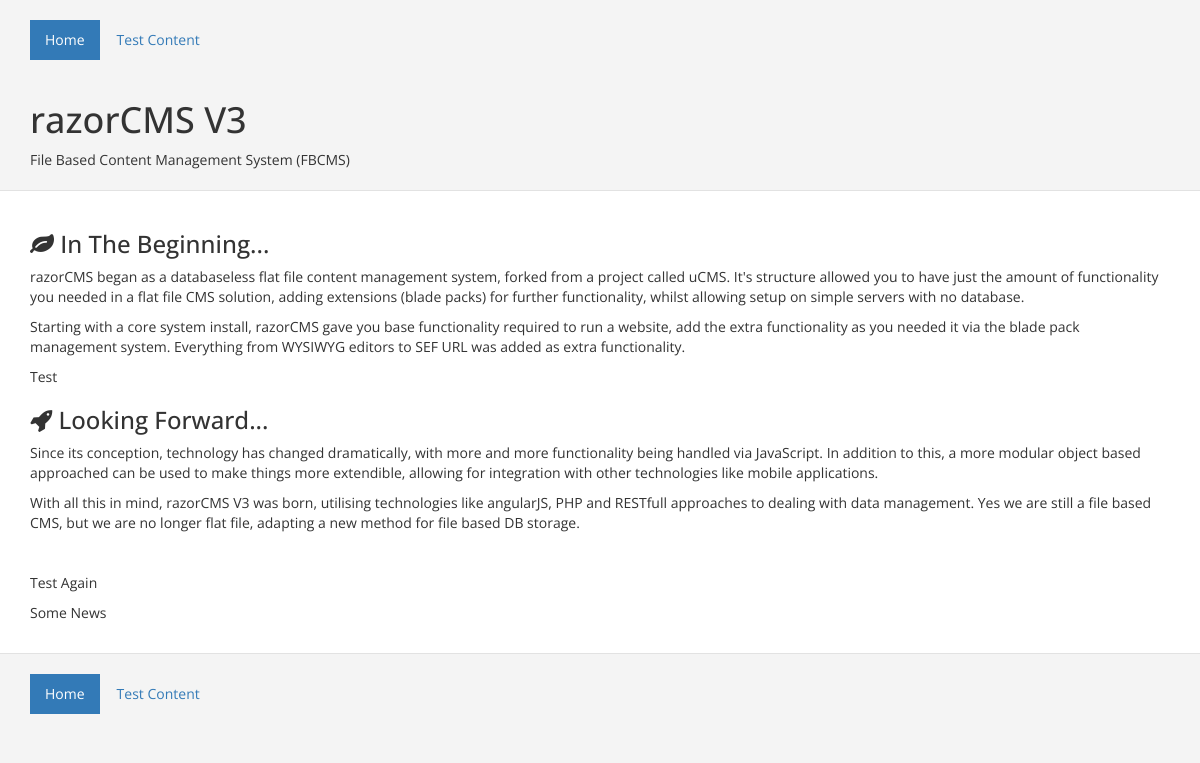
The page / on the database its author committed.
### tables this page shows
CREATE TABLE menu_item (id INTEGER PRIMARY KEY, menu_id INTEGER NOT NULL, position INTEGER NOT NULL, level INTEGER NOT NULL, page_id INTEGER NULL, link_label TEXT NULL, link_url TEXT NULL, link_target TEXT NULL, json_settings TEXT NULL, access_level INTEGER NULL);

CREATE TABLE page_content (id INTEGER PRIMARY KEY, page_id INTEGER NOT NULL, content_id INTEGER NULL, extension TEXT NULL, location TEXT NOT NULL, column INTEGER NOT NULL, position INTEGER NOT NULL, json_settings TEXT NULL, access_level INTEGER NULL);

CREATE TABLE content (id INTEGER PRIMARY KEY, name TEXT NULL, content TEXT NOT NULL, json_settings TEXT NULL, access_level INTEGER NULL);

### index.php (called while the page is built, shortened)
<?php
include_once(RAZOR_BASE_PATH.'library/php/razor/razor_site.php');
include_once(RAZOR_BASE_PATH."library/php/razor/razor_pdo.php");
$site = new RazorSite();
$site->load();
$site->render();

### library/php/razor/razor_pdo.php (called while the page is built, shortened)
<?php if (!defined("RARS_BASE_PATH") && !defined("RAZOR_BASE_PATH")) die("No direct script access to this content");
class RazorPDO extends PDO
{
	public function query_all($query, $data = array())
	{
		$db_query = $this->prepare($query);
		$this->bind_data($data, $db_query);
		$db_query->execute();
		$result = $db_query->fetchAll(PDO::FETCH_ASSOC);
		return $result;
	}
	public function get_first($table, $columns = '*', $where = array())
	{
		$where_string = '';
		if (is_array($where) && !empty($where))
		{
			$where_string = 'WHERE ';
			foreach ($where as $key => $val) $where_string.= "{$key} = :{$key} AND ";
			$where_string = substr($where_string, 0, -5);
		}
		$db_query = $this->prepare("SELECT {$columns} FROM {$table} {$where_string}");
		$this->bind_data($where, $db_query);
		$db_query->execute();
		$result = $db_query->fetch(PDO::FETCH_ASSOC);
		return $result;
	}
	private function bind_data($data, &$db_query)
	{
		if (!is_array($data)) $db_query->bindParam(':id', $data);
		else foreach ($data as $key => $val) $db_query->bindValue((substr($key, 0, 1) == ':' ? $key : ":{$key}"), $val);
	}
}

### library/php/razor/razor_site.php (the view, shortened to what this page needs)
<?php if (!defined("RAZOR_BASE_PATH")) die("No direct script access to this content");
class RazorSite
{
	private $link = null;
	private $all_menus = null;
	private $site = null;
	private $page = null;
	private $menu = null;
	private $content = null;
	private $login = false;
	private $logged_in = false;
	private $db = null;
	function __construct()
	{
		$this->link = (isset($_GET["path"]) ? $_GET["path"] : null);
		$this->db = new RazorPDO();
	}
	public function load()
	{
		$this->get_menu_data();
		$this->get_content_data();
	}
	public function render()
	{
		if (!empty($this->page["theme"]) && is_file(RAZOR_BASE_PATH."extension/theme/{$this->page["theme"]}"))
		{
			$manifest = RazorFileTools::read_file_contents(RAZOR_BASE_PATH."extension/theme/{$this->page["theme"]}", "json");
			$view_path = RAZOR_BASE_PATH."extension/theme/{$manifest->handle}/{$manifest->extension}/view/{$manifest->layout}.php";
			if (is_file($view_path)) include_once($view_path);
		}
		else include_once(RAZOR_BASE_PATH."theme/view/default.php");
	}
	public function content($loc, $col)
	{
		foreach ($this->content as $c_data)
		{
			if ($c_data["location"] == $loc && $c_data["column"] == $col)
			{
				if (!empty($c_data["content_id"]))
				{
					echo '<div ng-if="!changed" content-id="'.$c_data["content_id"].'">';
					$content = $this->db->get_first('content', '*', array('id' => $c_data['content_id']));
					echo str_replace("\\n", "", $content["content"]);
					echo '</div>';
				}
				elseif (!empty($c_data["extension"]))
				{
					$manifest = RazorFileTools::read_file_contents(RAZOR_BASE_PATH."extension/{$c_data['extension']}", "json");
					$view_path = RAZOR_BASE_PATH."extension/{$manifest->type}/{$manifest->handle}/{$manifest->extension}/view/{$manifest->view}.php";
					echo '<div ng-if="!changed">';
					include($view_path);
					echo '</div>';
				}
			}
		}
	}
	public function menu($loc)
	{
		foreach ($this->menu[$loc] as $m_item)
		{
			if (!empty($m_item["link_label"]) || (!empty($m_item["page_id"]) && $m_item["page_id.access_level"] <= $this->logged_in && ($m_item["page_id.active"] || $this->logged_in > 5)))
			{
				if (!isset($m_item["sub_menu"]))
				{
					echo '<li '.($this->logged_in < 7 ? '' : 'ng-if="!changed"').' '.($m_item["page_id"] == $this->page["id"] ? ' class="active"' : '').'>';
					echo '<a href="'.(isset($m_item["page_id.link"]) ? RAZOR_BASE_URL.$m_item["page_id.link"] : $m_item["link_url"]).'" target="'.$m_item["link_target"].'" '.($m_item["link_url"] == "#" ? 'onclick="return false;"' : '').'>';
					echo (isset($m_item["page_id.name"]) ? $m_item["page_id.name"] : $m_item["link_label"]);
					echo '</a>';
				}
				echo '</li>';
			}
		}
	}
	public function body()
	{
		if (isset($_GET["preview"]) || (!$this->login && !isset($_COOKIE["token"])))
		{
			echo "<body>";
			return;
		}
		return true;
	}
	private function get_site_data()
	{
		$setting = $this->db->get_all('setting');
		foreach ($setting as $result)
		{
			switch ($result["type"])
			{
				case "bool":
					$this->site[$result["name"]] = (bool) $result["value"];
				break;
				case "int":
					$this->site[$result["name"]] = (int) $result["value"];
				break;
				default:
					$this->site[$result["name"]] = (string) $result["value"];
				break;
			}
		}
	}
	private function get_page_data()
	{
        $where = (empty($this->link) ? array('id' => $this->site["home_page"]) : array('link' => $this->link));
		$page = $this->db->get_first('page', '*', $where);
		if (!empty($page))
		{
			$this->page = $page;
			$this->page['id'] = (int) $this->page['id'];
		}
		else $this->page = null;
	}
	private function get_menu_data()
	{
		$this->menu = array();
		$menus = $this->db->query_all('SELECT a.*'
			.", b.id AS 'page_id.id'"
			.", b.active AS 'page_id.active'"
			.", b.theme AS 'page_id.theme'"
			.", b.name AS 'page_id.name'"
			.", b.title AS 'page_id.title'"
			.", b.link AS 'page_id.link'"
			.", b.keywords AS 'page_id.keywords'"
			.", b.description AS 'page_id.description'"
			.", b.access_level AS 'page_id.access_level'"
			.", b.json_settings AS 'page_id.json_settings'"
			.", c.id AS 'menu_id.id'"
			.", c.name AS 'menu_id.name'"
			.", c.json_settings AS 'menu_id.json_settings'"
			.", c.access_level AS 'menu_id.access_level'"
			.' FROM menu_item AS a'
			.' LEFT JOIN page AS b ON a.page_id = b.id'
			.' LEFT JOIN menu AS c ON a.menu_id = c.id'
			.' ORDER BY position ASC'
		);
		foreach ($menus as $menu)
		{
			if (!isset($this->menu[$menu["menu_id.name"]])) $this->menu[$menu["menu_id.name"]] = array();
			if ($menu["level"] == 1) $this->menu[$menu["menu_id.name"]][] = $menu;
		}
	}
	private function add_new_menu($loc)
	{
		if (in_array($loc, $this->all_menus)) return false;
		$this->db->add_data('menu', array('name' => $loc));
		return true;
	}
	private function get_content_data()
	{
		$this->content = $this->db->query_all('SELECT * FROM page_content WHERE page_id = :page_id ORDER BY position ASC', array('page_id' => $this->page['id']));
	}
	private function get_all_menus()
	{
		$menus = $this->db->get_all('menu');
		$this->all_menus = array();
		foreach ($menus as $menu) $this->all_menus[] = $menu["name"];
	}
}

### theme/view/default.php (shortened to what this page needs)
<!DOCTYPE html>
<html xmlns:ng="http://angularjs.org">
	<head>
		<link type="text/css" rel="stylesheet" href="<?php echo RAZOR_BASE_URL ?>library/style/razor/razor_base.css">
		<link type="text/css" rel="stylesheet" href="<?php echo RAZOR_BASE_URL ?>theme/style/default.css">
	</head>
	<?php $this->body() ?>
		<div class="template-wrapper">
			<div class="template-header">
				<div class="container">
					<div class="row">
						<div class="col-sm-12">
							<div class="template-header-menu">
								<ul class="nav nav-pills mobile-hide-block">
									<?php $this->menu("header"); ?>
								</ul>
							</div>
						</div>
					</div>
					<div class="row">
						<div class="col-sm-4">
							<div class="template-header-content">
								<?php $this->content("header", 1); ?>
							</div>
						</div>
						<div class="col-sm-4">
						</div>
						<div class="col-sm-4">
						</div>
					</div>
				</div>
			</div>
			<div class="template-main">
				<div class="container">
					<div class="row">
						<div class="col-sm-12">
							<div class="template-main-content">
								<?php $this->content("main", 1); ?>
							</div>
						</div>
					</div>
				</div>
			</div>
			<div class="template-footer">
				<div class="container">
					<div class="row">
						<div class="col-sm-12">
							<div class="template-footer-menu">
								<ul class="nav nav-pills mobile-hide-block">
								</ul>
							</div>
						</div>
					</div>
					<div class="row">
						<div class="col-sm-12">
						</div>
					</div>
				</div>
			</div>
		</div>
	</body>
</html>

### theme/style/default.css (style rules this page uses)
body { background-color:#F4F4F4 }
body .template-header { background-color:#F4F4F4;padding-top:20px;padding-bottom:10px;border-bottom:1px solid #E2E2E2 }
body .template-header .template-header-menu { margin-bottom:20px }
body .template-main { padding-top:20px;padding-bottom:20px;background-color:#FFF }
body .template-footer { padding-top:20px;background-color:#F4F4F4;border-top:1px solid #E2E2E2;margin-bottom:20px }
body .template-footer .template-footer-menu { margin-bottom:20px }

### rows shown on the page
menu_item: page_id "Home"
menu_item: page_id "Test Content"
page_content: content.content "razorCMS V3 File Based Content Management System (FBCMS)"
page_content: content.content "In The Beginning... razorCMS began as a databaseless flat file content management system, forked from a project called uCMS. It's structure allowed you to have just the amount of functionality you needed in a flat file CMS solution, adding extensions (blade packs) for further functionality, whilst allowing setup on simple servers with no database. Starting with a core system install, razorCMS gave you base functionality required to run a website, add the extra functionality as you needed it via the blade pack management system. Everything from WYSIWYG editors to SEF URL was added as extra functionality. Test"
page_content: content.content "Looking Forward... Since its conception, technology has changed dramatically, with more and more functionality being handled via JavaScript. In addition to this, a more modular object based approached can be used to make things more extendible, allowing for integration with other technologies like mobile applications. With all this in mind, razorCMS V3 was born, utilising technologies like angularJS, PHP and RESTfull approaches to dealing with data management. Yes we are still a file based CMS, but we are no longer flat file, adapting a new method for file based DB storage. Test Again"
page_content: content.content "Some News"
menu_item: page_id "Home"
menu_item: page_id "Test Content"
